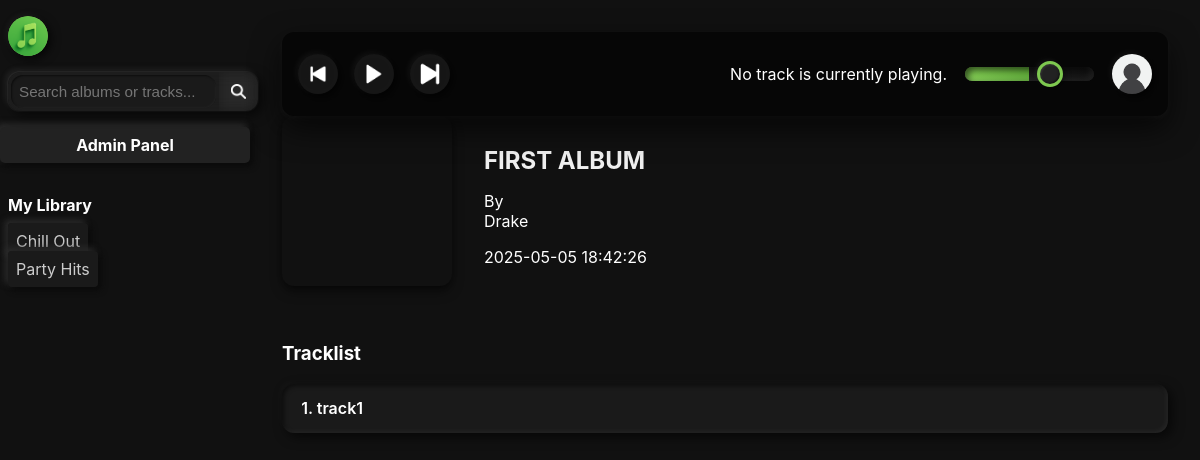
Page /album.php?id=1 (signed in) on the committed database.
### tables this page shows
CREATE TABLE `playlist` (
  `playlistID` int NOT NULL,
  `name` varchar(255) DEFAULT NULL,
  `description` varchar(255) DEFAULT NULL,
  `userID` int DEFAULT NULL,
  `dateAdded` datetime DEFAULT NULL
);

CREATE TABLE `album` (
  `albumID` int NOT NULL,
  `title` varchar(865) DEFAULT NULL,
  `releaseDate` datetime DEFAULT NULL,
  `artistID` int DEFAULT NULL,
  `genreID` int DEFAULT NULL
);

CREATE TABLE `artist` (
  `artistID` int NOT NULL,
  `name` varchar(26) DEFAULT NULL,
  `description` varchar(255) DEFAULT NULL
);

CREATE TABLE `track` (
  `trackID` int NOT NULL,
  `title` varchar(865) DEFAULT NULL,
  `albumID` int DEFAULT NULL
);

### album.php (the view, shortened to what this page needs)
<?php
include 'includes/header.php';
include 'includes/topbar.php';
$albumID = intval($_GET['id']);
$albumQuery = mysqli_query($conn, "
  SELECT a.title AS album_title, a.releaseDate, ar.artistID, ar.name AS artist_name, i.url AS image_url
  FROM album a
  JOIN artist ar ON a.artistID = ar.artistID
  LEFT JOIN entityimages ei ON ei.albumID = a.albumID
  LEFT JOIN image i ON ei.imageID = i.imageID
  WHERE a.albumID = $albumID
  LIMIT 1
");
$album = mysqli_fetch_assoc($albumQuery);
?>
<div class="indexpage">
  <section class="section">
    <div style="display: flex; gap: 2rem; align-items: center;">
      <?php if (!empty($album['image_url'])): ?>
        <img src="<?php echo htmlspecialchars($album['image_url']); ?>" alt="Album Cover" class="card-img" style="width: 170px; height: 170px; border-radius: 12px; box-shadow: 0 6px 12px rgba(0,0,0,0.4), 0 2px 4px rgba(0,0,0,0.25);">
      <?php else: ?>
        <div class="card-img placeholder-shimmer" style="width: 170px; height: 170px; border-radius: 12px;"></div>
      <?php endif; ?>
      <div>
        <h2><?php echo htmlspecialchars($album['album_title']); ?></h2>
        <p>By <a href="artist.php?id=<?php echo $album['artistID']; ?>" class="card-title-link">
          <?php echo htmlspecialchars($album['artist_name']); ?>
        </a></p>
        <p><?php echo htmlspecialchars($album['releaseDate']); ?></p>
      </div>
    </div>
  </section>
  <section class="section">
    <h3>Tracklist</h3>
    <div class="list track-list">
      <?php
      $trackQuery = mysqli_query($conn, "
        SELECT title FROM track
        WHERE albumID = $albumID
        ORDER BY trackID ASC
      ");
      if (mysqli_num_rows($trackQuery) > 0) {
        $i = 1;
        while ($track = mysqli_fetch_assoc($trackQuery)) {
          echo '<div class="track-btn">';
          echo '<div class="track-info">';
          echo '<strong>' . $i++ . '. ' . htmlspecialchars($track['title']) . '</strong>';
          echo '</div>';
          echo '</div>';
        }
      } else {
        echo "<p>No tracks in this album yet.</p>";
      }
      ?>
    </div>
  </section>
</div>
</div>
</div>
</body>
</html>

### includes/sidebar.php (shortened to what this page needs)
<?php
include 'includes/dbh.php';
$userID = $_SESSION['userID'] ?? null;
$isAdmin = false;
if ($userID) {
  $stmt = $conn->prepare("SELECT admin FROM user WHERE userID = ?");
  $stmt->bind_param("i", $userID);
  $stmt->execute();
  $result = $stmt->get_result();
  if ($row = $result->fetch_assoc()) {
    $isAdmin = $row['admin'] == 1;
  }
}
?>
<aside class="sidebar">
  <div class="sidebar-top">
  <a href="index.php" class="circle-btn index-btn" title="index">
  <img id="MyTunes-logo" src="images/MyTunes-logo.png" alt="MyTunes logo">
</a>
    <form class="search-bar" method="GET" action="/php-databases/search.php">
      <div class="search-wrapper">
        <input type="text" name="q" placeholder="Search albums or tracks..." required />
        <button type="submit"><img class="icons" src="images/search-icon.png" alt="Search"></button>
      </div>
    </form>
    <?php if ($isAdmin): ?>
      <a href="admin.php" class="admin-button">Admin Panel</a>
    <?php endif; ?>
  </div>
  <div class="sidebar-section">
    <h3>My Library</h3>
    <ul class="sidebar-list">
      <?php if (!empty($_SESSION['userID'])): ?>
        <?php
        $ps = $conn->prepare("
          SELECT playlistID, name
            FROM playlist
           WHERE userID = ?
           ORDER BY name
        ");
        $ps->bind_param('i', $_SESSION['userID']);
        $ps->execute();
        $res = $ps->get_result();
        while ($row = $res->fetch_assoc()):
        ?>
          <li>
            <a href="library.php?playlistID=<?= $row['playlistID'] ?>">
              <?= htmlspecialchars($row['name']) ?>
            </a>
          </li>
        <?php endwhile; $ps->close(); ?>
      <?php else: ?>
        <li><em>Log in to see your playlists</em></li>
      <?php endif; ?>
    </ul>
  </div>
</aside>

### rows in the picture
playlist: name "Chill Out"
playlist: name "Party Hits"
album: title "FIRST ALBUM", artistID.name "Drake", releaseDate "2025-05-05 18:42:26"
track: title "track1"
